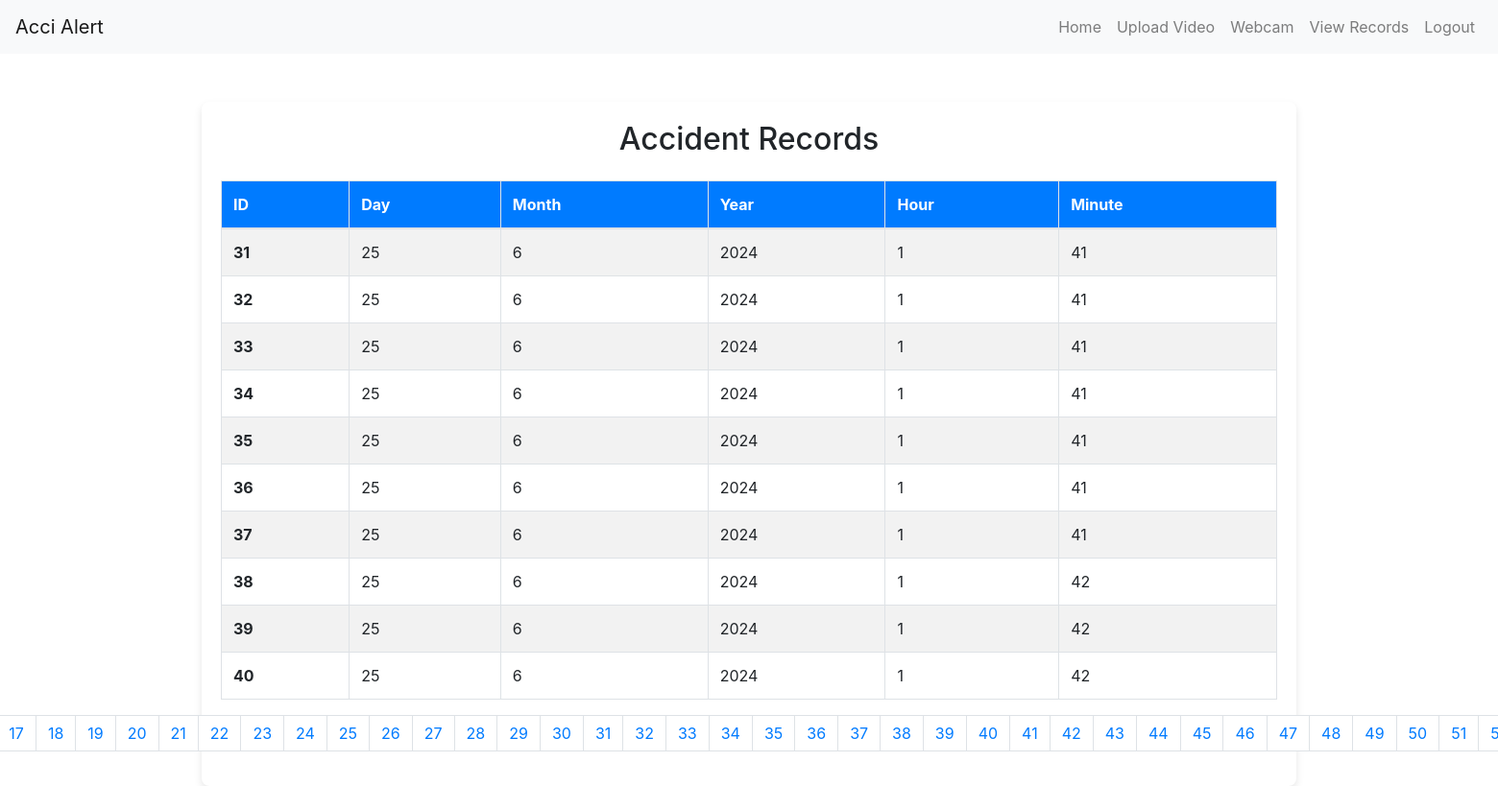
The page /view_records?page=4 on the database its author committed.
### database/models.py (models this page shows)
class Accident(db.Model):
    id = db.Column(db.Integer, primary_key=True)
    timestamp = db.Column(db.DateTime, nullable=False)

### app.py (the view)
@app.route("/view_records")
def view_records():
    page = request.args.get('page', 1, type=int)
    records = Accident.query.paginate(page=page, per_page=PER_PAGE)
    return render_template("view_records.html", records=records.items, page=page, total_pages=records.pages)

### app.py (called while the page is built)
def format_timestamp(timestamp, format_type):
    if format_type == 'year':
        return timestamp.year
    elif format_type == 'month':
        return timestamp.month
    elif format_type == 'day':
        return timestamp.day
    elif format_type == 'hour':
        return timestamp.hour
    elif format_type == 'minute':
        return timestamp.minute

@app.context_processor
def utility_processor():
    return {
        'format_timestamp': format_timestamp,
    }

### templates/view_records.html (shortened to what this page needs)
<!DOCTYPE html>
<html lang="en">
<head>
    <link href="https://stackpath.bootstrapcdn.com/bootstrap/4.5.2/css/bootstrap.min.css" rel="stylesheet">
</head>
<body>
    <nav class="navbar navbar-expand-lg navbar-light bg-light">
        <a class="navbar-brand" href="#">Acci Alert</a>
        <div class="collapse navbar-collapse" id="navbarNav">
            <ul class="navbar-nav ml-auto">
                <li class="nav-item">
                    <a class="nav-link" href="/">Home</a>
                </li>
                <li class="nav-item">
                    <a class="nav-link" href="/upload">Upload Video</a>
                </li>
                <li class="nav-item">
                    <a class="nav-link" href="/webcam">Webcam</a>
                </li>
                <li class="nav-item">
                    <a class="nav-link" href="/view_records">View Records</a>
                </li>
                <li class="nav-item">
                    <a class="nav-link" href="/logout">Logout</a>
                </li>
            </ul>
        </div>
    </nav>
    <div class="container content-container">
        <h2 class="text-center mb-4">Accident Records</h2>
        <table class="table table-striped table-bordered">
            <thead>
                <tr>
                    <th scope="col">ID</th>
                    <th scope="col">Day</th>
                    <th scope="col">Month</th>
                    <th scope="col">Year</th>
                    <th scope="col">Hour</th>
                    <th scope="col">Minute</th>
                </tr>
            </thead>
            <tbody>
                {% for record in records %}
                <tr>
                    <th scope="row">{{ record.id }}</th>
                    <td>{{ format_timestamp(record.timestamp, 'day') }}</td>
                    <td>{{ format_timestamp(record.timestamp, 'month') }}</td>
                    <td>{{ format_timestamp(record.timestamp, 'year') }}</td>
                    <td>{{ format_timestamp(record.timestamp, 'hour') }}</td>
                    <td>{{ format_timestamp(record.timestamp, 'minute') }}</td>
                </tr>
                {% endfor %}
            </tbody>
        </table>
        <nav aria-label="Page navigation example">
            <ul class="pagination justify-content-center">
                {% for p in range(1, total_pages + 1) %}
                <li class="page-item {% if p == page %}active{% endif %}">
                    <a class="page-link" href="?page={{ p }}">{{ p }}</a>
                </li>
                {% endfor %}
            </ul>
        </nav>
    </div>
</body>
</html>

### templates/view_records.html (style rules this page uses)
.content-container { margin-top: 50px; background-color: #fff; padding: 20px; border-radius: 8px; box-shadow: 0 4px 8px rgba(0, 0, 0, 0.1); animation: fadeIn 1.5s; }
.table thead th { background-color: #007bff; color: #fff; border-top: none; }
.pagination .page-link { color: #007bff; }

### rows shown on the page
Accident: id "31", timestamp "25", timestamp "6", timestamp "2024", timestamp "1", timestamp "41"
Accident: id "32", timestamp "25", timestamp "6", timestamp "2024", timestamp "1", timestamp "41"
Accident: id "33", timestamp "25", timestamp "6", timestamp "2024", timestamp "1", timestamp "41"
Accident: id "34", timestamp "25", timestamp "6", timestamp "2024", timestamp "1", timestamp "41"
Accident: id "35", timestamp "25", timestamp "6", timestamp "2024", timestamp "1", timestamp "41"
Accident: id "36", timestamp "25", timestamp "6", timestamp "2024", timestamp "1", timestamp "41"
Accident: id "37", timestamp "25", timestamp "6", timestamp "2024", timestamp "1", timestamp "41"
Accident: id "38", timestamp "25", timestamp "6", timestamp "2024", timestamp "1", timestamp "42"
Accident: id "39", timestamp "25", timestamp "6", timestamp "2024", timestamp "1", timestamp "42"
Accident: id "40", timestamp "25", timestamp "6", timestamp "2024", timestamp "1", timestamp "42"

### other values the page prints
{{ p }} "17" "18" "19" "20" "21" "22" "23" "24" "25" "26" "27" "28" "29" "30" "31" "32" "33" "34" "35" "36" "37" "38" "39" "40" "41" "42" "43" "44" "45" "46" "47" "48" "49" "50" "51"
